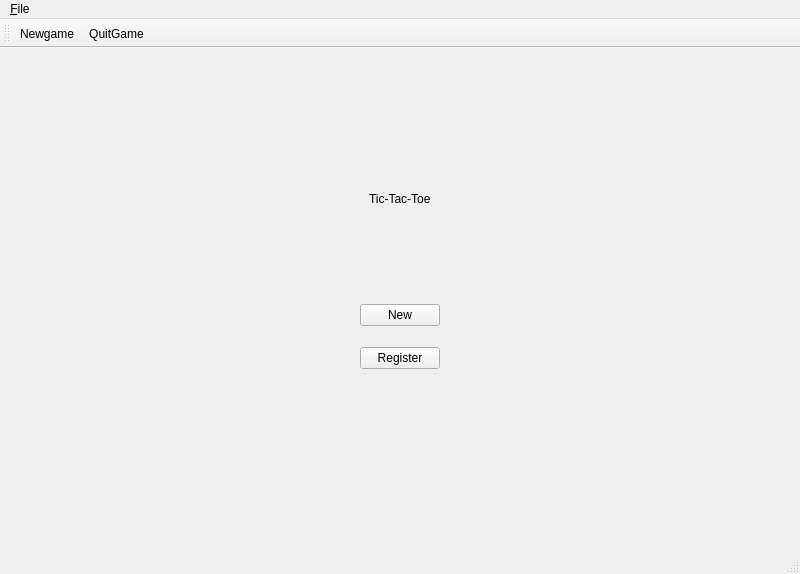
<?xml version="1.0" encoding="UTF-8"?>
<ui version="4.0">
 <class>TitleWindow</class>
 <widget class="QMainWindow" name="TitleWindow">
  <property name="geometry">
   <rect>
    <x>0</x>
    <y>0</y>
    <width>800</width>
    <height>574</height>
   </rect>
  </property>
  <property name="windowTitle">
   <string>MainWindow</string>
  </property>
  <widget class="QWidget" name="centralwidget">
   <layout class="QVBoxLayout" name="verticalLayout">
    <item alignment="Qt::AlignHCenter|Qt::AlignVCenter">
     <widget class="QLabel" name="player1label">
      <property name="text">
       <string/>
      </property>
     </widget>
    </item>
    <item>
     <widget class="QLabel" name="player1score">
      <property name="styleSheet">
       <string notr="true">font: 700 italic 12pt &quot;Arial&quot;;
color: rgb(0, 0, 0);</string>
      </property>
      <property name="text">
       <string/>
      </property>
     </widget>
    </item>
    <item alignment="Qt::AlignHCenter|Qt::AlignVCenter">
     <widget class="QLabel" name="gametitle">
      <property name="styleSheet">
       <string notr="true">font: 32pt &quot;Arial&quot;;
color: rgb(0, 0, 0);</string>
      </property>
      <property name="text">
       <string>Tic-Tac-Toe</string>
      </property>
     </widget>
    </item>
    <item alignment="Qt::AlignHCenter|Qt::AlignTop">
     <widget class="QLabel" name="imagelabel">
      <property name="text">
       <string/>
      </property>
      <property name="pixmap">
       <pixmap>images/icon.ico</pixmap>
      </property>
     </widget>
    </item>
    <item alignment="Qt::AlignHCenter|Qt::AlignVCenter">
     <widget class="QPushButton" name="newgameButton">
      <property name="text">
       <string>New</string>
      </property>
     </widget>
    </item>
    <item alignment="Qt::AlignHCenter">
     <widget class="QPushButton" name="registerbutton">
      <property name="text">
       <string>Register</string>
      </property>
     </widget>
    </item>
    <item alignment="Qt::AlignHCenter|Qt::AlignVCenter">
     <widget class="TicTacToeWidget" name="tictactoe" native="true"/>
    </item>
    <item alignment="Qt::AlignHCenter|Qt::AlignVCenter">
     <widget class="QLabel" name="player2label">
      <property name="text">
       <string/>
      </property>
     </widget>
    </item>
    <item>
     <widget class="QLabel" name="player2score">
      <property name="styleSheet">
       <string notr="true">font: 700 italic 12pt &quot;Arial&quot;;
color: rgb(0, 0, 0);</string>
      </property>
      <property name="text">
       <string/>
      </property>
     </widget>
    </item>
   </layout>
  </widget>
  <widget class="QMenuBar" name="menubar">
   <property name="geometry">
    <rect>
     <x>0</x>
     <y>0</y>
     <width>800</width>
     <height>21</height>
    </rect>
   </property>
   <widget class="QMenu" name="menu_File">
    <property name="title">
     <string>&amp;File</string>
    </property>
    <addaction name="actionNewgame"/>
    <addaction name="actionQuitgame"/>
   </widget>
   <addaction name="menu_File"/>
  </widget>
  <widget class="QStatusBar" name="statusbar"/>
  <widget class="QToolBar" name="toolBar">
   <property name="windowTitle">
    <string>toolBar</string>
   </property>
   <attribute name="toolBarArea">
    <enum>TopToolBarArea</enum>
   </attribute>
   <attribute name="toolBarBreak">
    <bool>false</bool>
   </attribute>
   <addaction name="actionNewgame"/>
   <addaction name="actionQuitgame"/>
  </widget>
  <action name="actionNewgame">
   <property name="icon">
    <iconset>
     <normalon>:/images/icons8-new-48.png</normalon>
    </iconset>
   </property>
   <property name="text">
    <string>Newgame</string>
   </property>
   <property name="toolTip">
    <string>New Game</string>
   </property>
   <property name="menuRole">
    <enum>QAction::NoRole</enum>
   </property>
  </action>
  <action name="actionQuitgame">
   <property name="icon">
    <iconset>
     <normalon>:/images/icons8-close-window-48.png</normalon>
    </iconset>
   </property>
   <property name="text">
    <string>QuitGame</string>
   </property>
   <property name="toolTip">
    <string>Quit Game</string>
   </property>
   <property name="menuRole">
    <enum>QAction::NoRole</enum>
   </property>
  </action>
 </widget>
 <customwidgets>
  <customwidget>
   <class>TicTacToeWidget</class>
   <extends>QWidget</extends>
   <header>tictactoewidget.h</header>
   <container>1</container>
  </customwidget>
 </customwidgets>
 <resources/>
 <connections/>
</ui>
